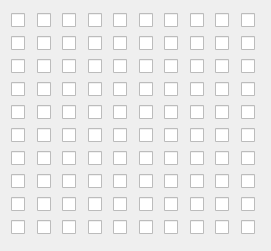
  <widget class="QWidget" name="horizontalLayoutWidget_2">
   <property name="geometry">
    <rect>
     <x>500</x>
     <y>170</y>
     <width>271</width>
     <height>251</height>
    </rect>
   </property>
   <layout class="QHBoxLayout" name="Pole2">
    <item>
     <layout class="QVBoxLayout" name="verticalLayout_13">
      <item>
       <widget class="QCheckBox" name="checkBox_111">
        <property name="text">
         <string/>
        </property>
       </widget>
      </item>
      <item>
       <widget class="QCheckBox" name="checkBox_112">
        <property name="text">
         <string/>
        </property>
       </widget>
      </item>
      <item>
       <widget class="QCheckBox" name="checkBox_113">
        <property name="text">
         <string/>
        </property>
       </widget>
      </item>
      <item>
       <widget class="QCheckBox" name="checkBox_114">
        <property name="text">
         <string/>
        </property>
       </widget>
      </item>
      <item>
       <widget class="QCheckBox" name="checkBox_115">
        <property name="text">
         <string/>
        </property>
       </widget>
      </item>
      <item>
       <widget class="QCheckBox" name="checkBox_116">
        <property name="text">
         <string/>
        </property>
       </widget>
      </item>
      <item>
       <widget class="QCheckBox" name="checkBox_117">
        <property name="text">
         <string/>
        </property>
       </widget>
      </item>
      <item>
       <widget class="QCheckBox" name="checkBox_118">
        <property name="text">
         <string/>
        </property>
       </widget>
      </item>
      <item>
       <widget class="QCheckBox" name="checkBox_119">
        <property name="text">
         <string/>
        </property>
       </widget>
      </item>
      <item>
       <widget class="QCheckBox" name="checkBox_120">
        <property name="text">
         <string/>
        </property>
       </widget>
      </item>
     </layout>
    </item>
    <item>
     <layout class="QVBoxLayout" name="verticalLayout_14">
      <item>
       <widget class="QCheckBox" name="checkBox_121">
        <property name="text">
         <string/>
        </property>
       </widget>
      </item>
      <item>
       <widget class="QCheckBox" name="checkBox_122">
        <property name="text">
         <string/>
        </property>
       </widget>
      </item>
      <item>
       <widget class="QCheckBox" name="checkBox_123">
        <property name="text">
         <string/>
        </property>
       </widget>
      </item>
      <item>
       <widget class="QCheckBox" name="checkBox_124">
        <property name="text">
         <string/>
        </property>
       </widget>
      </item>
      <item>
       <widget class="QCheckBox" name="checkBox_125">
        <property name="text">
         <string/>
        </property>
       </widget>
      </item>
      <item>
       <widget class="QCheckBox" name="checkBox_126">
        <property name="text">
         <string/>
        </property>
       </widget>
      </item>
      <item>
       <widget class="QCheckBox" name="checkBox_127">
        <property name="text">
         <string/>
        </property>
       </widget>
      </item>
      <item>
       <widget class="QCheckBox" name="checkBox_128">
        <property name="text">
         <string/>
        </property>
       </widget>
      </item>
      <item>
       <widget class="QCheckBox" name="checkBox_129">
        <property name="text">
         <string/>
        </property>
       </widget>
      </item>
      <item>
       <widget class="QCheckBox" name="checkBox_130">
        <property name="text">
         <string/>
        </property>
       </widget>
      </item>
     </layout>
    </item>
    <item>
     <layout class="QVBoxLayout" name="verticalLayout_15">
      <item>
       <widget class="QCheckBox" name="checkBox_131">
        <property name="text">
         <string/>
        </property>
       </widget>
      </item>
      <item>
       <widget class="QCheckBox" name="checkBox_132">
        <property name="text">
         <string/>
        </property>
       </widget>
      </item>
      <item>
       <widget class="QCheckBox" name="checkBox_133">
        <property name="text">
         <string/>
        </property>
       </widget>
      </item>
      <item>
       <widget class="QCheckBox" name="checkBox_134">
        <property name="text">
         <string/>
        </property>
       </widget>
      </item>
      <item>
       <widget class="QCheckBox" name="checkBox_135">
        <property name="text">
         <string/>
        </property>
       </widget>
      </item>
      <item>
       <widget class="QCheckBox" name="checkBox_136">
        <property name="text">
         <string/>
        </property>
       </widget>
      </item>
      <item>
       <widget class="QCheckBox" name="checkBox_137">
        <property name="text">
         <string/>
        </property>
       </widget>
      </item>
      <item>
       <widget class="QCheckBox" name="checkBox_138">
        <property name="text">
         <string/>
        </property>
       </widget>
      </item>
      <item>
       <widget class="QCheckBox" name="checkBox_139">
        <property name="text">
         <string/>
        </property>
       </widget>
      </item>
      <item>
       <widget class="QCheckBox" name="checkBox_140">
        <property name="text">
         <string/>
        </property>
       </widget>
      </item>
     </layout>
    </item>
    <item>
     <layout class="QVBoxLayout" name="verticalLayout_16">
      <item>
       <widget class="QCheckBox" name="checkBox_141">
        <property name="text">
         <string/>
        </property>
       </widget>
      </item>
      <item>
       <widget class="QCheckBox" name="checkBox_142">
        <property name="text">
         <string/>
        </property>
       </widget>
      </item>
      <item>
       <widget class="QCheckBox" name="checkBox_143">
        <property name="text">
         <string/>
        </property>
       </widget>
      </item>
      <item>
       <widget class="QCheckBox" name="checkBox_144">
        <property name="text">
         <string/>
        </property>
       </widget>
      </item>
      <item>
       <widget class="QCheckBox" name="checkBox_145">
        <property name="text">
         <string/>
        </property>
       </widget>
      </item>
      <item>
       <widget class="QCheckBox" name="checkBox_146">
        <property name="text">
         <string/>
        </property>
       </widget>
      </item>
      <item>
       <widget class="QCheckBox" name="checkBox_147">
        <property name="text">
         <string/>
        </property>
       </widget>
      </item>
      <item>
       <widget class="QCheckBox" name="checkBox_148">
        <property name="text">
         <string/>
        </property>
       </widget>
      </item>
      <item>
       <widget class="QCheckBox" name="checkBox_149">
        <property name="text">
         <string/>
        </property>
       </widget>
      </item>
      <item>
       <widget class="QCheckBox" name="checkBox_150">
        <property name="text">
         <string/>
        </property>
       </widget>
      </item>
     </layout>
    </item>
    <item>
     <layout class="QVBoxLayout" name="verticalLayout_17">
      <item>
       <widget class="QCheckBox" name="checkBox_151">
        <property name="text">
         <string/>
        </property>
       </widget>
      </item>
      <item>
       <widget class="QCheckBox" name="checkBox_152">
        <property name="text">
         <string/>
        </property>
       </widget>
      </item>
      <item>
       <widget class="QCheckBox" name="checkBox_153">
        <property name="text">
         <string/>
        </property>
       </widget>
      </item>
      <item>
       <widget class="QCheckBox" name="checkBox_154">
        <property name="text">
         <string/>
        </property>
       </widget>
      </item>
      <item>
       <widget class="QCheckBox" name="checkBox_155">
        <property name="text">
         <string/>
        </property>
       </widget>
      </item>
      <item>
       <widget class="QCheckBox" name="checkBox_156">
        <property name="text">
         <string/>
        </property>
       </widget>
      </item>
      <item>
       <widget class="QCheckBox" name="checkBox_157">
        <property name="text">
         <string/>
        </property>
       </widget>
      </item>
      <item>
       <widget class="QCheckBox" name="checkBox_158">
        <property name="text">
         <string/>
        </property>
       </widget>
      </item>
      <item>
       <widget class="QCheckBox" name="checkBox_159">
        <property name="text">
         <string/>
        </property>
       </widget>
      </item>
      <item>
       <widget class="QCheckBox" name="checkBox_160">
        <property name="text">
         <string/>
        </property>
       </widget>
      </item>
     </layout>
    </item>
    <item>
     <layout class="QVBoxLayout" name="verticalLayout_18">
      <item>
       <widget class="QCheckBox" name="checkBox_161">
        <property name="text">
         <string/>
        </property>
       </widget>
      </item>
      <item>
       <widget class="QCheckBox" name="checkBox_162">
        <property name="text">
         <string/>
        </property>
       </widget>
      </item>
      <item>
       <widget class="QCheckBox" name="checkBox_163">
        <property name="text">
         <string/>
        </property>
       </widget>
      </item>
      <item>
       <widget class="QCheckBox" name="checkBox_164">
        <property name="text">
         <string/>
        </property>
       </widget>
      </item>
      <item>
       <widget class="QCheckBox" name="checkBox_165">
        <property name="text">
         <string/>
        </property>
       </widget>
      </item>
      <item>
       <widget class="QCheckBox" name="checkBox_166">
        <property name="text">
         <string/>
        </property>
       </widget>
      </item>
      <item>
       <widget class="QCheckBox" name="checkBox_167">
        <property name="text">
         <string/>
        </property>
       </widget>
      </item>
      <item>
       <widget class="QCheckBox" name="checkBox_168">
        <property name="text">
         <string/>
        </property>
       </widget>
      </item>
      <item>
       <widget class="QCheckBox" name="checkBox_169">
        <property name="text">
         <string/>
        </property>
       </widget>
      </item>
      <item>
       <widget class="QCheckBox" name="checkBox_170">
        <property name="text">
         <string/>
        </property>
       </widget>
      </item>
     </layout>
    </item>
    <item>
     <layout class="QVBoxLayout" name="verticalLayout_19">
      <item>
       <widget class="QCheckBox" name="checkBox_171">
        <property name="text">
         <string/>
        </property>
       </widget>
      </item>
      <item>
       <widget class="QCheckBox" name="checkBox_172">
        <property name="text">
         <string/>
        </property>
       </widget>
      </item>
      <item>
       <widget class="QCheckBox" name="checkBox_173">
        <property name="text">
         <string/>
        </property>
       </widget>
      </item>
      <item>
       <widget class="QCheckBox" name="checkBox_174">
        <property name="text">
         <string/>
        </property>
       </widget>
      </item>
      <item>
       <widget class="QCheckBox" name="checkBox_175">
        <property name="text">
         <string/>
        </property>
       </widget>
      </item>
      <item>
       <widget class="QCheckBox" name="checkBox_176">
        <property name="text">
         <string/>
        </property>
       </widget>
      </item>
      <item>
       <widget class="QCheckBox" name="checkBox_177">
        <property name="text">
         <string/>
        </property>
       </widget>
      </item>
      <item>
       <widget class="QCheckBox" name="checkBox_178">
        <property name="text">
         <string/>
        </property>
       </widget>
      </item>
      <item>
       <widget class="QCheckBox" name="checkBox_179">
        <property name="text">
         <string/>
        </property>
       </widget>
      </item>
      <item>
       <widget class="QCheckBox" name="checkBox_180">
        <property name="text">
         <string/>
        </property>
       </widget>
      </item>
     </layout>
    </item>
    <item>
     <layout class="QVBoxLayout" name="verticalLayout_20">
      <item>
       <widget class="QCheckBox" name="checkBox_181">
        <property name="text">
         <string/>
        </property>
       </widget>
      </item>
      <item>
       <widget class="QCheckBox" name="checkBox_182">
        <property name="text">
         <string/>
        </property>
       </widget>
      </item>
      <item>
       <widget class="QCheckBox" name="checkBox_183">
        <property name="text">
         <string/>
        </property>
       </widget>
      </item>
      <item>
       <widget class="QCheckBox" name="checkBox_184">
        <property name="text">
         <string/>
        </property>
       </widget>
      </item>
      <item>
       <widget class="QCheckBox" name="checkBox_185">
        <property name="text">
         <string/>
        </property>
       </widget>
      </item>
      <item>
       <widget class="QCheckBox" name="checkBox_186">
        <property name="text">
         <string/>
        </property>
       </widget>
      </item>
      <item>
       <widget class="QCheckBox" name="checkBox_187">
        <property name="text">
         <string/>
        </property>
       </widget>
      </item>
      <item>
       <widget class="QCheckBox" name="checkBox_188">
        <property name="text">
         <string/>
        </property>
       </widget>
      </item>
      <item>
       <widget class="QCheckBox" name="checkBox_189">
        <property name="text">
         <string/>
        </property>
       </widget>
      </item>
      <item>
       <widget class="QCheckBox" name="checkBox_190">
        <property name="text">
         <string/>
        </property>
       </widget>
      </item>
     </layout>
    </item>
    <item>
     <layout class="QVBoxLayout" name="verticalLayout_21">
      <item>
       <widget class="QCheckBox" name="checkBox_191">
        <property name="text">
         <string/>
        </property>
       </widget>
      </item>
      <item>
       <widget class="QCheckBox" name="checkBox_192">
        <property name="text">
         <string/>
        </property>
       </widget>
      </item>
      <item>
       <widget class="QCheckBox" name="checkBox_193">
        <property name="text">
         <string/>
        </property>
       </widget>
      </item>
      <item>
       <widget class="QCheckBox" name="checkBox_194">
        <property name="text">
         <string/>
        </property>
       </widget>
      </item>
      <item>
       <widget class="QCheckBox" name="checkBox_195">
        <property name="text">
         <string/>
        </property>
       </widget>
      </item>
      <item>
       <widget class="QCheckBox" name="checkBox_196">
        <property name="text">
         <string/>
        </property>
       </widget>
      </item>
      <item>
       <widget class="QCheckBox" name="checkBox_197">
        <property name="text">
         <string/>
        </property>
       </widget>
      </item>
      <item>
       <widget class="QCheckBox" name="checkBox_198">
        <property name="text">
         <string/>
        </property>
       </widget>
      </item>
      <item>
       <widget class="QCheckBox" name="checkBox_199">
        <property name="text">
         <string/>
        </property>
       </widget>
      </item>
      <item>
       <widget class="QCheckBox" name="checkBox_200">
        <property name="text">
         <string/>
        </property>
       </widget>
      </item>
     </layout>
    </item>
    <item>
     <layout class="QVBoxLayout" name="verticalLayout_22">
      <item>
       <widget class="QCheckBox" name="checkBox_201">
        <property name="text">
         <string/>
        </property>
       </widget>
      </item>
      <item>
       <widget class="QCheckBox" name="checkBox_202">
        <property name="text">
         <string/>
        </property>
       </widget>
      </item>
      <item>
       <widget class="QCheckBox" name="checkBox_203">
        <property name="text">
         <string/>
        </property>
       </widget>
      </item>
      <item>
       <widget class="QCheckBox" name="checkBox_204">
        <property name="text">
         <string/>
        </property>
       </widget>
      </item>
      <item>
       <widget class="QCheckBox" name="checkBox_205">
        <property name="text">
         <string/>
        </property>
       </widget>
      </item>
      <item>
       <widget class="QCheckBox" name="checkBox_206">
        <property name="text">
         <string/>
        </property>
       </widget>
      </item>
      <item>
       <widget class="QCheckBox" name="checkBox_207">
        <property name="text">
         <string/>
        </property>
       </widget>
      </item>
      <item>
       <widget class="QCheckBox" name="checkBox_208">
        <property name="text">
         <string/>
        </property>
       </widget>
      </item>
      <item>
       <widget class="QCheckBox" name="checkBox_209">
        <property name="text">
         <string/>
        </property>
       </widget>
      </item>
      <item>
       <widget class="QCheckBox" name="checkBox_210">
        <property name="text">
         <string/>
        </property>
       </widget>
      </item>
     </layout>
    </item>
   </layout>
  </widget>
